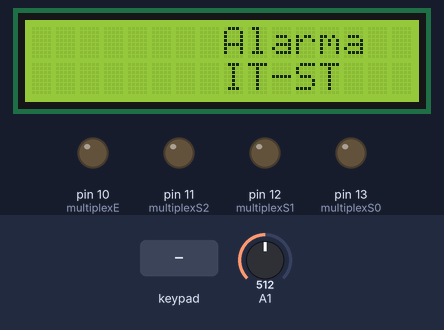
Bench run of a sketch on a simulated Arduino Uno, built with avr-gcc and run on an emulated ATmega328P. On the bench: 16×2 character LCD, output pins drawn as LEDs (lit = HIGH). The inputs (shaded band) are chosen by the test bench; at power-on: A1 = 512. What the sketch prints to the serial monitor is not drawn.

Above: at 0.1 s.
3.3 s: key '1' pressed
At 5.1 s:
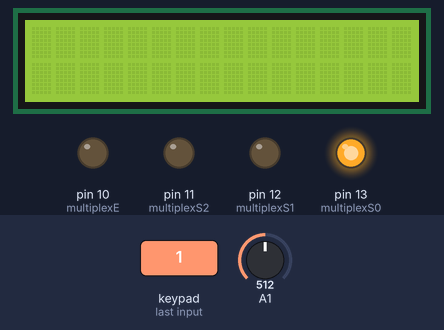
At 13.8 s:
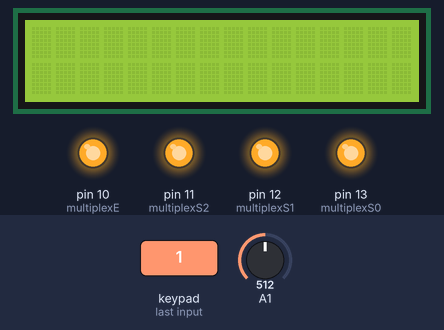
Timing chart, 0 to 22.0 s (numbered marks = the images above; inputs shaded):
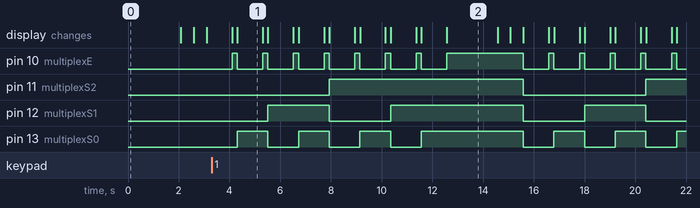

The sketch:

Alarma.ino
```cpp
//Alarma IT-ST

/*
 Board I2C / TWI pins
Uno       =   A4 (SDA), A5 (SCL)
Mega2560  =   20 (SDA), 21 (SCL)
Leonardo  =   2 (SDA), 3 (SCL)
Due       =   20 (SDA), 21 (SCL), SDA1, SCL1

esta configuracion de estos pines se encuentran dentro de la librería "wire" mas info: https://www.arduino.cc/en/Reference/Wire
 */

#include <LiquidCrystal_I2C.h> // Libreria LCD_I2C
LiquidCrystal_I2C lcd(0x27,16,2); // si no te sale con esta direccion  puedes usar (0x3f,16,2) || (0x27,16,2)  ||(0x20,16,2)
#include <Keypad.h>

/* Pines Keypad:
F1: 6
F2: 7
F3: 8
F4: 9
C1: 2
C2: 3
C3: 4
C4: 5*/
const byte FILAS = 4;
const byte COLUMNAS = 4;
char keys [FILAS] [COLUMNAS] = {
  {'1','4','7','*'},
  {'2','5','8','0'},
  {'3','6','9','#'},
  {'A','B','C','D'},
};

byte pinesColumnas [COLUMNAS] = {2,3,4,5};
byte pinesFilas [FILAS] = {6,7,8,9};


Keypad teclado = Keypad(makeKeymap(keys), pinesFilas, pinesColumnas, FILAS, COLUMNAS);

char TECLA;
char CLAVE[7];
char CLAVE_MAESTRA[7] = "123456";
byte INDICE = 0;

/*int Z1led = 6;
int Z2led = 7;
int Z3led = 8;
int Z4led = 9;
int Z5led = 10;
int Z6led = 11;
int Z7led = 12;
int Z8led = 13;*/

int multiplexE = 10;
int multiplexS2 = 11;
int multiplexS1 = 12;
int multiplexS0 = 13;
int Bell = 2;
int Z1, Z2, Z3, Z4, Z5, Z6, Z7, Z8 = false;
//int Z1, Z2, Z3, Z4, Z5, Z6, Z7, Z8 = A0;
int Zonas = 0;
int Estado = (Z1, Z2, Z3, Z4, Z5, Z6, Z7, Z8);
//Z1=127, Z2=254, Z3=381, Z4=508, Z5=635, Z6=762, Z7=889 y Z8=1016

void setup(){
  Serial.begin(9600);
  lcd.init();
  lcd.backlight();
  lcd.clear();
 lcd.setCursor(8,0);
  lcd.print("Alarma");
  lcd.setCursor (8,1);
  lcd.print("IT-ST");
  delay(2000);
  lcd.clear();

  /*Serial.begin(3600);
  pinMode(Z1led, OUTPUT);
  pinMode(Z2led, OUTPUT);
  pinMode(Z3led, OUTPUT);
  pinMode(Z4led, OUTPUT);
  pinMode(Z5led, OUTPUT);
  pinMode(Z6led, OUTPUT);
  pinMode(Z7led, OUTPUT);
  pinMode(Z8led, OUTPUT);
  pinMode(Bell, OUTPUT);*/
  pinMode(multiplexE, OUTPUT);
  pinMode(multiplexS2, OUTPUT);
  pinMode(multiplexS1, OUTPUT);
  pinMode(multiplexS0, OUTPUT);
  pinMode(Bell, OUTPUT);


}

void loop() {

 TECLA = teclado.getKey();
  Serial.print(TECLA);
  if (TECLA){
CLAVE[INDICE] = TECLA;
INDICE++;
Serial.print(TECLA);

 }
 if (INDICE ==6){
  if(!strcmp(CLAVE, CLAVE_MAESTRA))
  Serial.println(" Correcta ");
  else
  Serial.println(" Incorrecta ");
  INDICE = 0;
 }

  lcd.display();
  delay(500);
  lcd.noDisplay();
  delay(500);


    lcd.setCursor(0,0);
    lcd.print("IT-ST");
    lcd.clear();

  true == HIGH;
  false == LOW;
  digitalWrite(multiplexE, LOW);
  digitalWrite(multiplexS2, LOW);
  digitalWrite(multiplexS1, LOW);
  digitalWrite(multiplexS0, LOW);
  analogRead(Zonas);
  if (Zonas = HIGH){
    Z1 == true;
    //digitalWrite(Z1led, HIGH);
    Serial.println("Zona 1");
    lcd.setCursor(0,3);
    lcd.print("Zona 1");
  }
  delay(1000);
  lcd.clear();
  digitalWrite(multiplexE, HIGH);
  delay(200);
    digitalWrite(multiplexE, LOW);
  digitalWrite(multiplexS2, LOW);
  digitalWrite(multiplexS1, LOW);
  digitalWrite(multiplexS0, HIGH);
  analogRead(Zonas);
  if (Zonas = HIGH){
    Z2 == true;
    //digitalWrite(Z2led, HIGH);
    Serial.println("Zona 2");
    lcd.setCursor(0,3);
    lcd.print("Zona 2");
  }
  delay(1000);
  lcd.clear();
  digitalWrite(multiplexE, HIGH);
  delay(200);
  digitalWrite(multiplexE, LOW);
  digitalWrite(multiplexS2, LOW);
  digitalWrite(multiplexS1, HIGH);
  digitalWrite(multiplexS0, LOW);
 analogRead(Zonas);
 if (Zonas = HIGH){
  Z3 == true;
  //digitalWrite(Z3led, HIGH);
  Serial.println("Zona 3");
  lcd.setCursor(0,3);
  lcd.print("Zona 3");
  }
  delay(1000);
  lcd.clear();
  digitalWrite(multiplexE, HIGH);
  delay(200);
  digitalWrite(multiplexE, LOW);
  digitalWrite(multiplexS2, LOW);
  digitalWrite(multiplexS1, HIGH);
  digitalWrite(multiplexS0, HIGH);
 analogRead(Zonas);
 if (Zonas = HIGH);{
  Z4 == true;
  //digitalWrite(Z4led, HIGH);
  Serial.println("Zona 4");
  lcd.setCursor(0,3);
  lcd.print("Zona 4");
 }
 delay(1000);
 lcd.clear();
 digitalWrite(multiplexE, HIGH);
 delay(200);
  digitalWrite(multiplexE, LOW);
  digitalWrite(multiplexS2, HIGH);
  digitalWrite(multiplexS1, LOW);
  digitalWrite(multiplexS0, LOW);
 analogRead(Zonas);
 if (Zonas = HIGH){
  Z5 == true;
  //digitalWrite(Z5led, HIGH);
  Serial.println("Zona 5");
  lcd.setCursor(0,3);
  lcd.print("Zona 5");
 }
 delay(1000);
 lcd.clear();
 digitalWrite(multiplexE, HIGH);
 delay(200);
  digitalWrite(multiplexE, LOW);
  digitalWrite(multiplexS2, HIGH);
  digitalWrite(multiplexS1, LOW);
  digitalWrite(multiplexS0, HIGH);
 analogRead(Zonas);
 if (Zonas = HIGH){
  Z6 == true;
  //digitalWrite(Z6led, HIGH);
  Serial.println("Zona 6");
  lcd.setCursor(0,3);
  lcd.print("Zona 6");
 }
 delay(1000);
 lcd.clear();
 digitalWrite(multiplexE, HIGH);
 delay(200);
  digitalWrite(multiplexE, LOW);
  digitalWrite(multiplexS2, HIGH);
  digitalWrite(multiplexS1, HIGH);
  digitalWrite(multiplexS0, LOW);
 analogRead(Zonas);
 if (Zonas = HIGH){
  Z7 == true;
  //digitalWrite(Z7led, HIGH);
  Serial.println("Zona 7");
  lcd.setCursor(0,3);
  lcd.print("Zona 7");
 }
 delay(1000);
 lcd.clear();
 digitalWrite(multiplexE, HIGH);
 delay(200);
  digitalWrite(multiplexE, LOW);
  digitalWrite(multiplexS2, HIGH);
  digitalWrite(multiplexS1, HIGH);
  digitalWrite(multiplexS0, HIGH);
 analogRead(Zonas);
 if (Zonas = HIGH){
  Z8 == true;
  //digitalWrite(Z8led, HIGH);
  Serial.println("Zona 8");
  lcd.setCursor(0,3);
  lcd.print("Zona 8");
 }
 delay(1000);
 lcd.clear();
 digitalWrite(multiplexE, HIGH);

 if (Estado == true){
  digitalWrite(Bell, HIGH);
  Serial.print("Disparo de Alarma");
  lcd.setCursor(0,0);
  lcd.print("Disparo de Alarma");
  delay(10000);
 }
 else {
  Serial.print("OK!");
  lcd.setCursor(8,0);
  lcd.print("OK");
  delay(2000);
 }
}
```
